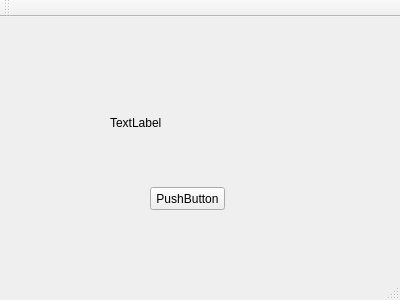
<?xml version="1.0" encoding="UTF-8"?>
<ui version="4.0">
 <class>MainWindow</class>
 <widget class="QMainWindow" name="MainWindow">
  <property name="geometry">
   <rect>
    <x>0</x>
    <y>0</y>
    <width>400</width>
    <height>300</height>
   </rect>
  </property>
  <property name="windowTitle">
   <string>MainWindow</string>
  </property>
  <widget class="QWidget" name="centralWidget">
   <widget class="QPushButton" name="pushButton">
    <property name="geometry">
     <rect>
      <x>150</x>
      <y>170</y>
      <width>75</width>
      <height>23</height>
     </rect>
    </property>
    <property name="text">
     <string>PushButton</string>
    </property>
   </widget>
   <widget class="QLabel" name="label">
    <property name="geometry">
     <rect>
      <x>110</x>
      <y>90</y>
      <width>181</width>
      <height>31</height>
     </rect>
    </property>
    <property name="text">
     <string>TextLabel</string>
    </property>
   </widget>
  </widget>
  <widget class="QMenuBar" name="menuBar">
   <property name="geometry">
    <rect>
     <x>0</x>
     <y>0</y>
     <width>400</width>
     <height>21</height>
    </rect>
   </property>
  </widget>
  <widget class="QToolBar" name="mainToolBar">
   <attribute name="toolBarArea">
    <enum>TopToolBarArea</enum>
   </attribute>
   <attribute name="toolBarBreak">
    <bool>false</bool>
   </attribute>
  </widget>
  <widget class="QStatusBar" name="statusBar"/>
 </widget>
 <layoutdefault spacing="6" margin="11"/>
 <resources/>
 <connections/>
</ui>
